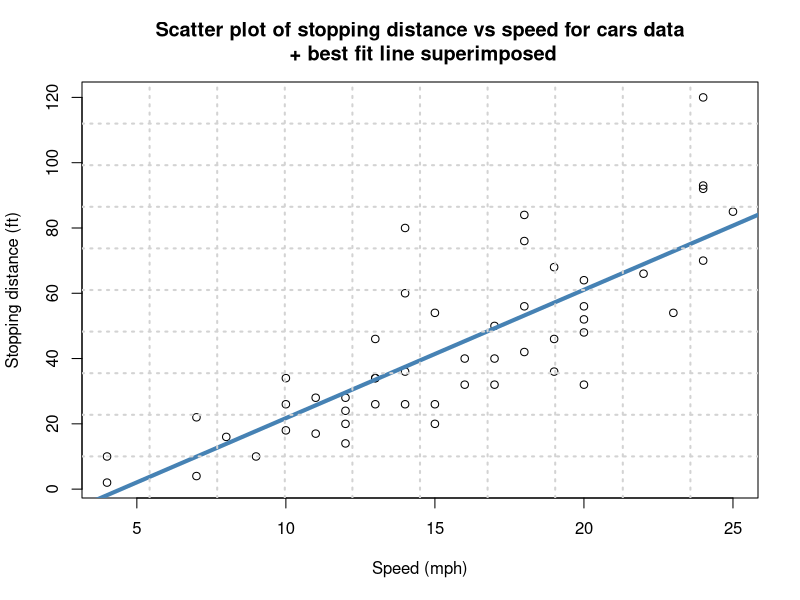

This figure's R source:
## ---- chunk 1

rm(list = ls(all=TRUE))

## ---- chunk 2

data(cars);
attach(cars);


## ---- chunk 3

dim(cars); #Size of data
names(cars); #names of attributes in the cars dataframe
summary(cars);
head(cars);

## ---- chunk 4

print("Mean and standard deviation of speed : ");
print(toString(mean(speed)));
print(toString(sd(speed)));

print("Mean and standard deviation of dist : ");
print(toString(mean(dist)));
print(toString(sd(dist)));


## ---- chunk 5

covariance_speed_dist = cov(speed,dist);
correlation_speed_dist = cor(speed,dist);

# verifying the formula
r= covariance_speed_dist/(sd(speed)*sd(dist))
r

print("Covariance between speed and dist = ");
print(toString(covariance_speed_dist));

print("Correlation between speed and dist = ");
print(toString(correlation_speed_dist));

## ---- chunk 6
linefit = lm(dist~speed,data=cars);
linefit

linefit_trial = lm(dist~.,data=cars);
linefit_trial
## ---- chunk 7

plot(speed,dist,xlab="Speed (mph)",ylab="Stopping distance (ft)",main="Scatter plot of stopping distance vs speed for cars data\n + best fit line superimposed");
abline(linefit,col="steelblue",lty=1,lwd=4); 
grid(10,10,lwd=2);

## ---- chunk 8

summary(linefit);

